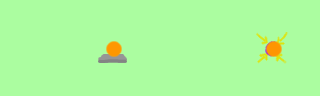

Below is a game level as drawn by its tile map, then a one-line description and the .tmx that defines it (tile-layer data replaced by summaries):
An orthogonal 10x3 tile map with 32x32 px tiles, 4 tile layers (Kachelebene 1, collision, entities, connections).

<map version="1.0" orientation="orthogonal" width="10" height="3" tilewidth="32" tileheight="32">
 <properties>
  <property name="description" value="do you know how to control him?" />
 </properties>
 <tileset firstgid="1" name="tileset" tilewidth="32" tileheight="32">
  <image source="tileset.png" width="256" height="256" />
 </tileset>
 <layer name="Kachelebene 1" width="10" height="3">
  <data>[30 cells, 30 non-empty, 1 distinct tile ids]</data>
 </layer>
 <layer name="collision" width="10" height="3">
  <data>[30 cells, 0 non-empty, 0 distinct tile ids]</data>
 </layer>
 <layer name="entities" width="10" height="3">
  <data>[30 cells, 2 non-empty, 2 distinct tile ids]</data>
 </layer>
 <layer name="connections" width="10" height="3">
  <data>[30 cells, 2 non-empty, 1 distinct tile ids]</data>
 </layer>
</map>
